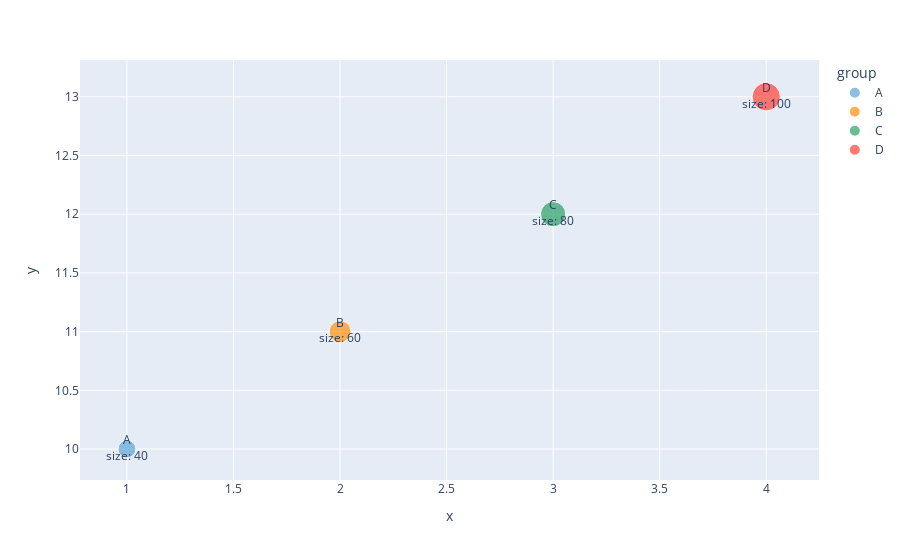

This figure's notebook cell:
### Markdown cell above
# Hover Text with Bubble Charts

### Code cell
# Create a DataFrame
df = pd.DataFrame(
    {
        "x": [1, 2, 3, 4],
        "y": [10, 11, 12, 13],
        "size": [40, 60, 80, 100],
        "text": ["A<br>size: 40", "B<br>size: 60", "C<br>size: 80", "D<br>size: 100"],
        "group": ["A", "B", "C", "D"],  # For color mapping
    }
)

# Create bubble chart with custom hover text
fig = px.scatter(
    df,
    x="x",
    y="y",
    size="size",
    text="text",
    color="group",
    color_discrete_sequence=[
        "rgb(93, 164, 214)",
        "rgb(255, 144, 14)",
        "rgb(44, 160, 101)",
        "rgb(255, 65, 54)",
    ],
)

# Set hover template to show the text
fig.update_traces(hovertemplate="%{text}")

fig.show()

### Figure 1 — Plotly figure (JSON) as saved in the notebook; plotly's stock layout.template omitted (floating-point values rounded to 4 significant figures)
{"data": [{"hovertemplate": "%{text}", "legendgroup": "A", "marker": {"color": "rgb(93, 164, 214)", "size": [40], "sizemode": "area", "sizeref": 0.25, "symbol": "circle"}, "mode": "markers+text", "name": "A", "orientation": "v", "showlegend": true, "text": ["A<br>size: 40"], "type": "scatter", "x": [1], "xaxis": "x", "y": [10], "yaxis": "y"}, {"hovertemplate": "%{text}", "legendgroup": "B", "marker": {"color": "rgb(255, 144, 14)", "size": [60], "sizemode": "area", "sizeref": 0.25, "symbol": "circle"}, "mode": "markers+text", "name": "B", "orientation": "v", "showlegend": true, "text": ["B<br>size: 60"], "type": "scatter", "x": [2], "xaxis": "x", "y": [11], "yaxis": "y"}, {"hovertemplate": "%{text}", "legendgroup": "C", "marker": {"color": "rgb(44, 160, 101)", "size": [80], "sizemode": "area", "sizeref": 0.25, "symbol": "circle"}, "mode": "markers+text", "name": "C", "orientation": "v", "showlegend": true, "text": ["C<br>size: 80"], "type": "scatter", "x": [3], "xaxis": "x", "y": [12], "yaxis": "y"}, {"hovertemplate": "%{text}", "legendgroup": "D", "marker": {"color": "rgb(255, 65, 54)", "size": [100], "sizemode": "area", "sizeref": 0.25, "symbol": "circle"}, "mode": "markers+text", "name": "D", "orientation": "v", "showlegend": true, "text": ["D<br>size: 100"], "type": "scatter", "x": [4], "xaxis": "x", "y": [13], "yaxis": "y"}], "layout": {"legend": {"itemsizing": "constant", "title": {"text": "group"}, "tracegroupgap": 0}, "margin": {"t": 60}, "xaxis": {"anchor": "y", "domain": [0, 1], "title": {"text": "x"}}, "yaxis": {"anchor": "x", "domain": [0, 1], "title": {"text": "y"}}}}
